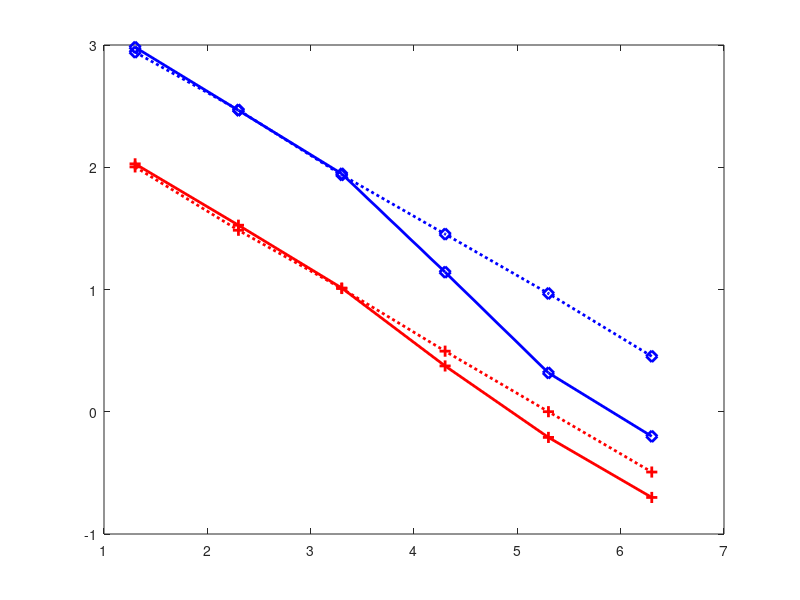

The MATLAB source for this figure: (Note: this script raises an error after producing the figure.)
close all
clear
clc

N = [20, 200, 2000, 20000, 200000, 2000000];
load ./MSE_n_e001_f001.mat
f = 0.01;
n1 = N .* f;
n0 = N - n1;
var_pro_f001 = [];
var_pro_f001(1, :) = var_pro;
var_rr_f001(1, :) = var_RR;
for i = 1:size(N, 2)
    pro(i, :) = (abs(est_pro1(i, :)-n1(i)) ./ n1(i) + abs(est_pro0(i, :)-n0(i)) ./ n0(i)) ./ 2;
    rr(i, :) = (abs(est_rr1(i, :)-n1(i)) ./ n1(i) + abs(est_rr0(i, :)-n0(i)) ./ n0(i)) ./ 2;
end
re_pro1 = mean(pro, 2);
re_rr1 = mean(rr, 2);

load ./MSE_n_e01_f001.mat
var_pro_f001(2, :) = var_pro;
var_rr_f001(2, :) = var_RR;
f = 0.01;
n1 = N .* f;
n0 = N - n1;
for i = 1:size(N, 2)
    pro(i, :) = (abs(est_pro1(i, :)-n1(i)) ./ n1(i) + abs(est_pro0(i, :)-n0(i)) ./ n0(i)) ./ 2;
    rr(i, :) = (abs(est_rr1(i, :)-n1(i)) ./ n1(i) + abs(est_rr0(i, :)-n0(i)) ./ n0(i)) ./ 2;
end
re_pro2 = mean(pro, 2);
re_rr2 = mean(rr, 2);

load ./MSE_n_e1_f001.mat
var_pro_f001(3, :) = var_pro;
var_rr_f001(3, :) = var_RR;
f = 0.01;
n1 = N .* f;
n0 = N - n1;
for i = 1:size(N, 2)
    pro(i, :) = (abs(est_pro1(i, :)-n1(i)) ./ n1(i) + abs(est_pro0(i, :)-n0(i)) ./ n0(i)) ./ 2;
    rr(i, :) = (abs(est_rr1(i, :)-n1(i)) ./ n1(i) + abs(est_rr0(i, :)-n0(i)) ./ n0(i)) ./ 2;
end
re_pro4 = mean(pro, 2);
re_rr4 = mean(rr, 2);

load ./MSE_n_e001_f01.mat
var_pro_f01(1, :) = var_pro;
var_rr_f01(1, :) = var_RR;
f = 0.1;
n1 = N .* f;
n0 = N - n1;
for i = 1:size(N, 2)
    pro(i, :) = (abs(est_pro1(i, :)-n1(i)) ./ n1(i) + abs(est_pro0(i, :)-n0(i)) ./ n0(i)) ./ 2;
    rr(i, :) = (abs(est_rr1(i, :)-n1(i)) ./ n1(i) + abs(est_rr0(i, :)-n0(i)) ./ n0(i)) ./ 2;
end
re_pro1_f01 = mean(pro, 2);
re_rr1_f01 = mean(rr, 2);

load ./MSE_n_e01_f01.mat
var_pro_f01(2, :) = var_pro;
var_rr_f01(2, :) = var_RR;
f = 0.1;
n1 = N .* f;
n0 = N - n1;
for i = 1:size(N, 2)
    pro(i, :) = (abs(est_pro1(i, :)-n1(i)) ./ n1(i) + abs(est_pro0(i, :)-n0(i)) ./ n0(i)) ./ 2;
    rr(i, :) = (abs(est_rr1(i, :)-n1(i)) ./ n1(i) + abs(est_rr0(i, :)-n0(i)) ./ n0(i)) ./ 2;
end
re_pro2_f01 = mean(pro, 2);
re_rr2_f01 = mean(rr, 2);

load ./MSE_n_e1_f01.mat
var_pro_f01(3, :) = var_pro;
var_rr_f01(3, :) = var_RR;
f = 0.1;
n1 = N .* f;
n0 = N - n1;
for i = 1:size(N, 2)
    pro(i, :) = (abs(est_pro1(i, :)-n1(i)) ./ n1(i) + abs(est_pro0(i, :)-n0(i)) ./ n0(i)) ./ 2;
    rr(i, :) = (abs(est_rr1(i, :)-n1(i)) ./ n1(i) + abs(est_rr0(i, :)-n0(i)) ./ n0(i)) ./ 2;
end
re_pro4_f01 = mean(pro, 2);
re_rr4_f01 = mean(rr, 2);

load ./MSE_n_e001_f1.mat
var_pro_f1 = [];
var_pro_f1(1, :) = var_pro;
var_rr_f1(1, :) = var_RR;
load ./MSE_n_e01_f1.mat
var_pro_f1(2, :) = var_pro;
var_rr_f1(2, :) = var_RR;
load ./MSE_n_e1_f1.mat
var_pro_f1(3, :) = var_pro;
var_rr_f1(3, :) = var_RR;
%% display adveraged MSE
% figure
% plot(log10(N),log10(var_rr_f01(1,:)),'-bd','LineWidth',2,'Markersize',8)
% hold on
% plot(log10(N),log10(var_pro_f001(1,:)),'-ro','LineWidth',2,'Markersize',8)
% hold on
% plot(log10(N),log10(var_pro_f01(1,:)),'-g*','LineWidth',2,'Markersize',8)
% hold on
% plot(log10(N),log10(var_pro_f1(1,:)),'-m+','LineWidth',2,'Markersize',8)
% hold on
% h=legend("RR","JRR ($n_1/n=0.01$)","JRR ($n_1/n=0.1$)","JRR ($n_1/n=1$)",'location','NW', Interpreter='latex');
% xlabel("$n$",Interpreter='latex')
% ylabel("MSE")
% set(gca,'XTick',[log10(20),log10(200),log10(2000),log10(20000),log10(200000),log10(2000000)]);
% set(gca,'XTickLabel',{20','200','2000','2\times10^4','2\times10^5','2\times10^6'});
% set(gca,'yTick',[4,6,8,10]);
% set(gca,'yTickLabel',{'10^4','10^6','10^8','10^{10}'});
% % axis([0,10, 6,12.5])
% set(gca,'Fontsize',20,'Fontname','Times New Roman')
% set(h,'Fontsize',15,'Fontname','Times New Roman')
% xlim([log10(15) log10(3000000)])
% print -painters -dpdf -r300 var_n_e001.pdf
%
% figure
% plot(log10(N),log10(var_rr_f01(2,:)),'-bd','LineWidth',2,'Markersize',8)
% hold on
% plot(log10(N),log10(var_pro_f001(2,:)),'-ro','LineWidth',2,'Markersize',8)
% hold on
% plot(log10(N),log10(var_pro_f01(2,:)),'-g*','LineWidth',2,'Markersize',8)
% hold on
% plot(log10(N),log10(var_pro_f1(2,:)),'-m+','LineWidth',2,'Markersize',8)
% hold on
% h=legend("RR","JRR ($n_1/n=0.01$)","JRR ($n_1/n=0.1$)","JRR ($n_1/n=1$)",'location','NW', Interpreter='latex');
% xlabel("$n$",Interpreter='latex')
% ylabel("MSE")
% set(gca,'XTick',[log10(20),log10(200),log10(2000),log10(20000),log10(200000),log10(2000000)]);
% set(gca,'XTickLabel',{20','200','2000','2\times10^4','2\times10^5','2\times10^6'});
% set(gca,'yTick',[2,4,6,8,10]);
% set(gca,'yTickLabel',{'10^2','10^4','10^6','10^8','10^{10}'});
% % axis([0,10, 6,12.5])
% set(gca,'Fontsize',20,'Fontname','Times New Roman')
% set(h,'Fontsize',15,'Fontname','Times New Roman')
% xlim([log10(15) log10(3000000)])
% print -painters -dpdf -r300 var_n_e01.pdf
%
% figure
% plot(log10(N),log10(var_rr_f01(3,:)),'-bd','LineWidth',2,'Markersize',8)
% hold on
% plot(log10(N),log10(var_pro_f001(3,:)),'-ro','LineWidth',2,'Markersize',8)
% hold on
% plot(log10(N),log10(var_pro_f01(3,:)),'-g*','LineWidth',2,'Markersize',8)
% hold on
% plot(log10(N),log10(var_pro_f1(3,:)),'-m+','LineWidth',2,'Markersize',8)
% hold on
% h=legend("RR","JRR ($n_1/n=0.01$)","JRR ($n_1/n=0.1$)","JRR ($n_1/n=1$)",'location','NW', Interpreter='latex');
% xlabel("$n$",Interpreter='latex')
% ylabel("MSE")
% set(gca,'XTick',[log10(20),log10(200),log10(2000),log10(20000),log10(200000),log10(2000000)]);
% set(gca,'XTickLabel',{20','200','2000','2\times10^4','2\times10^5','2\times10^6'});
% set(gca,'yTick',[2,4,6,8]);
% set(gca,'yTickLabel',{'10^2','10^4','10^6','10^8'});
% xlim([log10(15) log10(3000000)])
% % axis([0,10, 6,12.5])
% set(gca,'Fontsize',20,'Fontname','Times New Roman')
% set(h,'Fontsize',15,'Fontname','Times New Roman')
% print -painters -dpdf -r300 var_n_e1.pdf

%% display of RE
figure
plot(log10(N), log10(re_rr1), ':bd', 'LineWidth', 2, 'Markersize', 8)
hold on
plot(log10(N), log10(re_pro1), '-bd', 'LineWidth', 2, 'Markersize', 8)
hold on
plot(log10(N), log10(re_rr1_f01), ':r+', 'LineWidth', 2, 'Markersize', 8)
hold on
plot(log10(N), log10(re_pro1_f01), '-r+', 'LineWidth', 2, 'Markersize', 8)
hold on
h = legend("RR ($n_1/n=0.01$)", "JRR ($n_1/n=0.01$)", "RR ($n_1/n=0.1$)", "JRR ($n_1/n=0.1$)", 'location', 'SW', Interpreter = 'latex');
xlabel("$n$", Interpreter = 'latex')
ylabel("ARE")
set(gca, 'XTick', [log10(20), log10(200), log10(2000), log10(20000), log10(200000), log10(2000000)]);
set(gca, 'XTickLabel', {20', '200', '2000', '2\times10^4', '2\times10^5', '2\times10^6'});
set(gca, 'YTick', [0, log10(10), log10(100), 3, 4, 5]);
set(gca, 'yTickLabel', {'1', '10', '10^2', '10^3', '10^4', '10^5'});
set(gca, 'Fontsize', 20, 'Fontname', 'Times New Roman')
set(h, 'Fontsize', 14, 'Fontname', 'Times New Roman')
xlim([log10(15), log10(3000000)])
print -painters -dpdf -r300 re_n_e001.pdf

figure
plot(log10(N), log10(re_rr2), ':bd', 'LineWidth', 2, 'Markersize', 8)
hold on
plot(log10(N), log10(re_pro2), '-bd', 'LineWidth', 2, 'Markersize', 8)
hold on
plot(log10(N), log10(re_rr2_f01), ':r+', 'LineWidth', 2, 'Markersize', 8)
hold on
plot(log10(N), log10(re_pro2_f01), '-r+', 'LineWidth', 2, 'Markersize', 8)
hold on
h = legend("RR ($n_1/n=0.01$)", "JRR ($n_1/n=0.01$)", "RR ($n_1/n=0.1$)", "JRR ($n_1/n=0.1$)", 'location', 'SW', Interpreter = 'latex');
xlabel("$n$", Interpreter = 'latex')
ylabel("ARE")
set(gca, 'XTick', [log10(20), log10(200), log10(2000), log10(20000), log10(200000), log10(2000000)]);
set(gca, 'XTickLabel', {20', '200', '2000', '2\times10^4', '2\times10^5', '2\times10^6'});
set(gca, 'YTick', [log10(0.1), log10(1), log10(10), log10(100), 3, 4]);
set(gca, 'yTickLabel', {'0.1', '1', '10', '10^2', '10^3', '10^4'});
set(gca, 'Fontsize', 20, 'Fontname', 'Times New Roman')
set(h, 'Fontsize', 14, 'Fontname', 'Times New Roman')
xlim([log10(15), log10(3000000)])
print -painters -dpdf -r300 re_n_e01.pdf

figure
plot(log10(N), log10(re_rr4), ':bd', 'LineWidth', 2, 'Markersize', 8)
hold on
plot(log10(N), log10(re_pro4), '-bd', 'LineWidth', 2, 'Markersize', 8)
hold on
plot(log10(N), log10(re_rr4_f01), ':r+', 'LineWidth', 2, 'Markersize', 8)
hold on
plot(log10(N), log10(re_pro4_f01), '-r+', 'LineWidth', 2, 'Markersize', 8)
hold on
h = legend("RR ($n_1/n=0.01$)", "JRR ($n_1/n=0.01$)", "RR ($n_1/n=0.1$)", "JRR ($n_1/n=0.1$)", 'location', 'NE', Interpreter = 'latex');
xlabel("$n$", Interpreter = 'latex')
ylabel("ARE")
set(gca, 'XTick', [log10(20), log10(200), log10(2000), log10(20000), log10(200000), log10(2000000)]);
set(gca, 'XTickLabel', {20', '200', '2000', '2\times10^4', '2\times10^5', '2\times10^6'});
set(gca, 'YTick', [-2, log10(0.1), log10(1), log10(10), log10(100), 3, 4]);
set(gca, 'yTickLabel', {'0.01', '0.1', '1', '10', '10^2', '10^3', '10^4'});
set(gca, 'Fontsize', 20, 'Fontname', 'Times New Roman')
set(h, 'Fontsize', 14, 'Fontname', 'Times New Roman')
xlim([log10(15), log10(3000000)])
print -painters -dpdf -r300 re_n_e1.pdf
